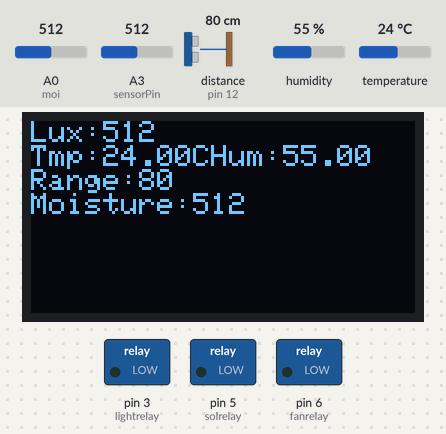
Simulated run of this sketch. Board: Arduino Uno, built with avr-gcc and run on an emulated ATmega328P. Parts: 128×64 one-colour display, switched loads named in the sketch (green lamp = pin HIGH). Wiring (inferred from the names in the program): ultrasonic range finder: trigger pin 11; echo pin 12. The inputs (shaded band) are chosen by the test bench; at power-on: A0 (moi) = 512, A3 (sensorPin) = 512, distance to the obstacle (sensor on pin 12) 80 cm, humidity 55 %, temperature 24 °C. The echo pulse lasts 58.3 µs per cm; the display library's start-up logo is not drawn; pins used as bus, display or sensor lines are not drawn; what the sketch prints to the serial monitor is not drawn.

Above: at 3.2 s.
3.3 s: A0 (moi) set to 949
At 5.6 s:
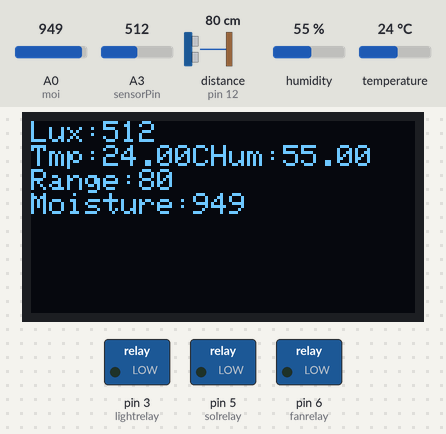
5.9 s: A0 (moi) set to 968
At 9.6 s:
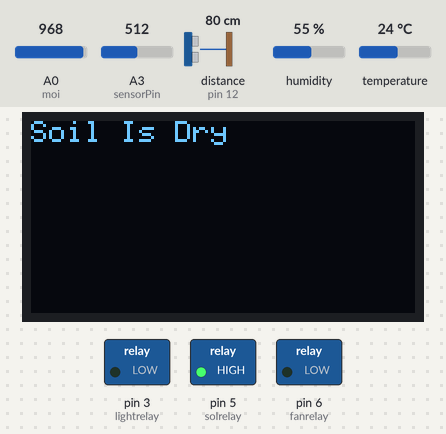
At 19.5 s:
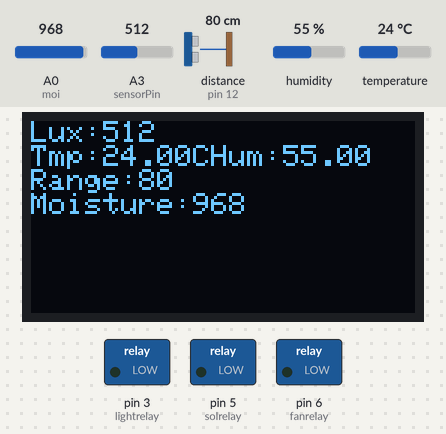
Timing chart, 0 to 32.5 s (numbered marks = the images above; inputs shaded):
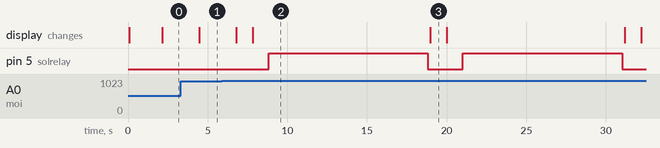

The sketch:

sr_0led.ino
```cpp
/* Name STTduino
 coded by Tom Kurian
 */


#include <SPI.h>
#include <Wire.h>
#include <dht.h>
#define DHT11_PIN 7
#include <Adafruit_GFX.h>
#include <Adafruit_SSD1306.h>
#define OLED_RESET 4
Adafruit_SSD1306 display(OLED_RESET);
#define NUMFLAKES 10
#define XPOS 0
#define YPOS 1
#define DELTAY 2


int d = 8; //Enter depth of your tank here in centimeters
int sen;
dht DHT;

int sensorPin     = A3;     // select the input pin for ldr
int sensorValue   = 0;      // variable to store the value coming from the ldr
int soilmo        = 0;      //variable to store soil moisture
int moi           = A0;     // soil moisture pin
int trig = 11;             // Attach Trig of ultrasonic sensor to pin 11
int echo = 12;             // Attach Echo of ultrasonic sensor to pin 12

int lightrelay = 3;
int tankrelay  = 4;
int solrelay   = 5;
int fanrelay   = 6;

void setup()
{
pinMode(tankrelay, OUTPUT); //pins connected to the relays
pinMode(solrelay, OUTPUT);
pinMode(lightrelay, OUTPUT);
pinMode(fanrelay, OUTPUT);
Serial.begin(9600);
display.begin(SSD1306_SWITCHCAPVCC, 0x3C);
display.display();
delay(1);
display.clearDisplay();
display.setCursor(0,0);
display.clearDisplay();
display.setTextSize(2);
display.setTextColor(WHITE);
display.print("Welcome");
display.display();
delay(2000);
}

void loop()
{

digitalWrite(tankrelay, LOW);
digitalWrite(solrelay, LOW);


 long duration, cm;

      sensorValue = analogRead(sensorPin);
      soilmo = analogRead(moi);// reads soil moisture value


                ////TEMPERATURE AND HUMIDITY

                  DHT.read11(DHT11_PIN);
                  Serial.print("Temperature = ");
                  Serial.println(DHT.temperature);
                  Serial.print("Humidity = ");
                  Serial.println(DHT.humidity);

              // end of temp and humid

                                                    // SR-04 Ranging

                                                    pinMode(trig, OUTPUT);
                                                    digitalWrite(trig, LOW);
                                                    delayMicroseconds(2);
                                                    digitalWrite(trig, HIGH);
                                                    delayMicroseconds(5);
                                                    digitalWrite(trig, LOW);

                                                    // The same pin is used to read the signal from the PING: a HIGH
                                                    // pulse whose duration is the time (in microseconds) from the sending
                                                    // of the ping to the reception of its echo off of an object.
                                                    pinMode(echo, INPUT);
                                                    duration = pulseIn(echo, HIGH);
                                                    cm = microsecondsToCentimeters(duration);


            display.setCursor(0,0);
            display.clearDisplay();
            display.setTextSize(1);
            display.setTextColor(WHITE);
            display.print("Lux:"); display.print(sensorValue);
            display.print("\nTmp:");display.print(DHT.temperature); display.print("C");
            display.print("Hum:");display.print(DHT.humidity);
            display.print("\nRange:"); display.print(cm);
            display.print("\nMoisture:"); display.print(soilmo);
            display.display();
            delay(1000);

// Checking the condition for main tank
if(cm<10)
{
display.setCursor(0,0);
display.clearDisplay();
display.setTextSize(1);
display.setTextColor(WHITE);
display.println("Main Tank Is Empty");
display.display();
delay(1000);
// Making the relay turn on
display.setCursor(0,0);
display.clearDisplay();
display.setTextSize(1);
display.setTextColor(WHITE);
display.println("Tank Is Filling");
display.display();
digitalWrite(tankrelay, HIGH);
delay(60000);
digitalWrite(tankrelay, LOW);
}

// Checking the condition for soil moisture
if(soilmo>960)
{
display.setCursor(0,0);
display.clearDisplay();
display.setTextSize(1);
display.setTextColor(WHITE);
display.println("Soil Is Dry");
display.display();
delay(1000);
// Making the relay turn on
digitalWrite(solrelay, HIGH);
delay(10000);
digitalWrite(solrelay, LOW);
}

// Checking the condition for light intensity
if(sensorValue<200)
{
/*int in=sensorValue;
      if(in<200 && in>150)
      analogWrite(lightrelay, 24);
      if(in<150 && in>125)
      analogWrite(lightrelay, 48);
      if(in<125 && in>50)
      analogWrite(lightrelay, 72);
      if(in<50)
      analogWrite(lightrelay, 96);*/
      digitalWrite(lightrelay,HIGH);
}
else
digitalWrite(lightrelay,LOW);

// Check For temperature
if(DHT.temperature>32)
digitalWrite(fanrelay,HIGH);
else
digitalWrite(fanrelay,LOW);

delay(100);

}


long microsecondsToCentimeters(long microseconds)
{
  return microseconds / 29 / 2;
}
```

Measured:
- the behaviour switches between 960 and 961 on A0 (moi) (found by bisection; images 1 and 2)
- after the input at 3.3 s, the display: changes after 1.2 s (image 1)
- after the input at 5.9 s, pin 5 (solrelay): alternates HIGH for 10.0 s and LOW for 2.2 s, starting after 2.9 s; the display: first changes after 0.90 s (image 2 shows a later state)
- what the display in image 2 shows lasts 11.2 s, from 7.8 s to 19.0 s
